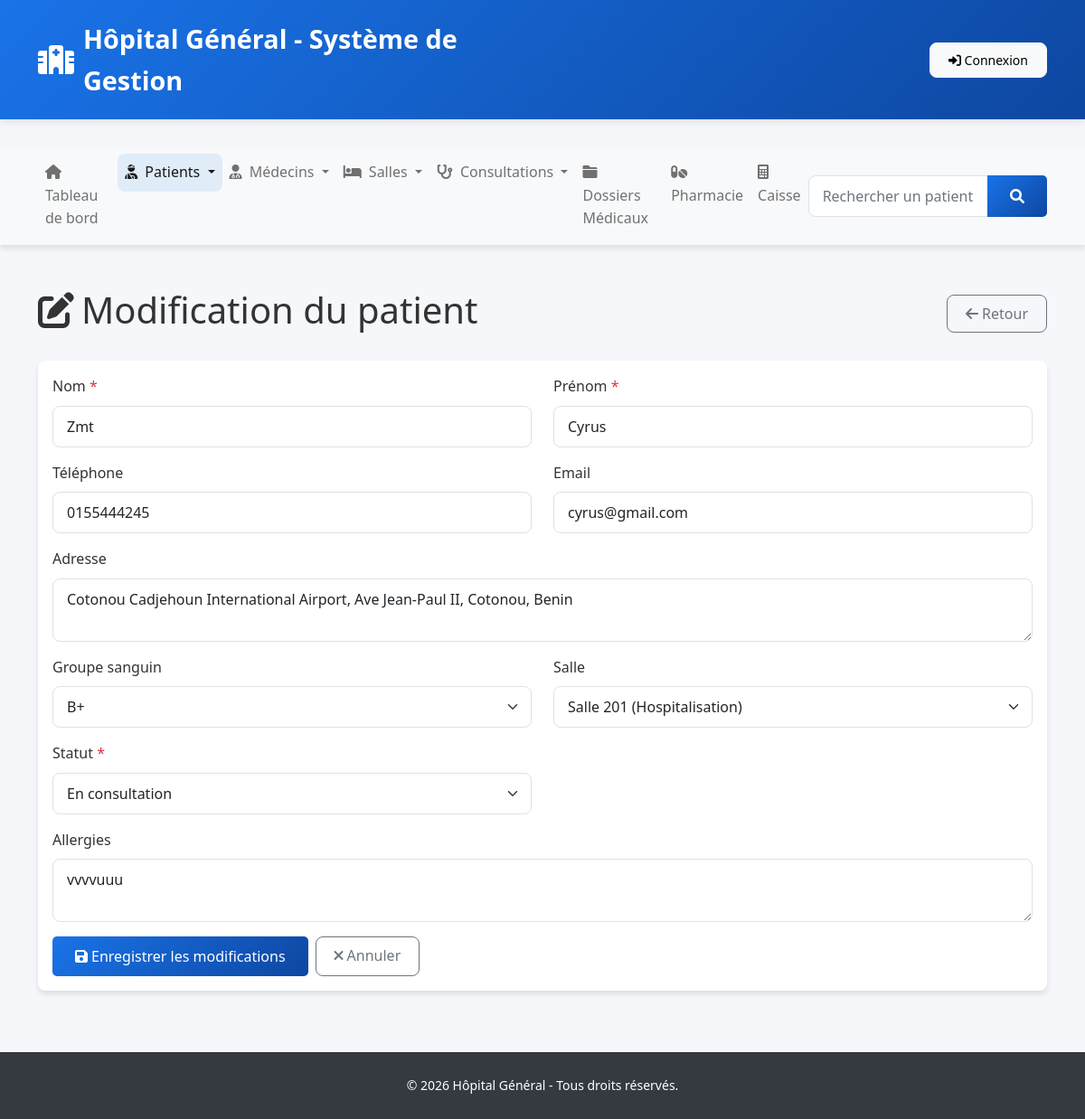
Page /modules/patients/edith.php?id=1 on the committed database.
### tables this page shows
CREATE TABLE `patient` (
  `id_patient` int NOT NULL AUTO_INCREMENT,
  `numero_dossier` varchar(50) NOT NULL,
  `nom` varchar(100) NOT NULL,
  `prenom` varchar(100) NOT NULL,
  `date_naissance` date NOT NULL,
  `sexe` enum('M','F') NOT NULL,
  `adresse` text,
  `telephone` varchar(20) DEFAULT NULL,
  `email` varchar(100) DEFAULT NULL,
  `groupe_sanguin` varchar(10) DEFAULT NULL,
  `allergies` text,
  `id_salle` int DEFAULT NULL,
  `statut` enum('En attente','En consultation','Hospitalis├®','Sorti') DEFAULT 'En attente',
  `date_admission` datetime DEFAULT CURRENT_TIMESTAMP,
  `date_sortie` datetime DEFAULT NULL,
  PRIMARY KEY (`id_patient`),
  UNIQUE KEY `numero_dossier` (`numero_dossier`),
  KEY `id_salle` (`id_salle`),
  KEY `idx_nom` (`nom`),
  KEY `idx_numero` (`numero_dossier`),
  CONSTRAINT `patient_ibfk_1` FOREIGN KEY (`id_salle`) REFERENCES `salle` (`id_salle`) ON DELETE SET NULL
);

CREATE TABLE `salle` (
  `id_salle` int NOT NULL AUTO_INCREMENT,
  `nom_salle` varchar(100) NOT NULL,
  `type_salle` enum('Hospitalisation','Urgence','Consultation','Chirurgie') NOT NULL,
  `capacite` int DEFAULT '1',
  `statut` enum('Disponible','Occup├®e','En nettoyage') DEFAULT 'Disponible',
  `date_creation` timestamp NULL DEFAULT CURRENT_TIMESTAMP,
  PRIMARY KEY (`id_salle`)
);

### config/constants.php (called while the page is built, shortened)
<?php
function getDBConnection() {
    try {
        $dsn = "mysql:host=" . DB_HOST . ";dbname=" . DB_NAME . ";charset=" . DB_CHARSET;
        $options = [
            PDO::ATTR_ERRMODE            => PDO::ERRMODE_EXCEPTION,
            PDO::ATTR_DEFAULT_FETCH_MODE => PDO::FETCH_ASSOC,
            PDO::ATTR_EMULATE_PREPARES   => false,
            PDO::MYSQL_ATTR_INIT_COMMAND => "SET NAMES utf8mb4 COLLATE utf8mb4_unicode_ci"
        ];
        $pdo = new PDO($dsn, DB_USER, DB_PASS, $options);
        return $pdo;
    } catch (PDOException $e) {
        error_log("Erreur de connexion à la base de données: " . $e->getMessage());
        die("Erreur de connexion à la base de données. Veuillez contacter l'administrateur.");
    }
}
function executeQuery($sql, $params = []) {
    $pdo = getDBConnection();
    $stmt = $pdo->prepare($sql);
    if (!empty($params)) {
        foreach ($params as $key => $value) {
            $stmt->bindValue($key, $value);
        }
    }
    $stmt->execute();
    return $stmt;
}
function fetchAll($sql, $params = []) {
    $stmt = executeQuery($sql, $params);
    return $stmt->fetchAll();
}
function fetchOne($sql, $params = []) {
    $stmt = executeQuery($sql, $params);
    return $stmt->fetch();
}
?>

### modules/patients/edith.php (the view, shortened to what this page needs)
<?php
require_once '../../includes/header.php';
$id_patient = isset($_GET['id']) ? (int)$_GET['id'] : 0;
$patient = fetchOne("SELECT * FROM patient WHERE id_patient = :id", [':id' => $id_patient]);
$salles = fetchAll("SELECT id_salle, nom_salle, type_salle FROM salle ORDER BY nom_salle ASC");
?>
<div class="d-flex justify-content-between align-items-center mb-4">
    <h1>
        <i class="fas fa-edit me-2"></i>Modification du patient
    </h1>
    <a href="view.php?id=<?php echo $id_patient; ?>" class="btn btn-outline-secondary">
        <i class="fas fa-arrow-left me-1"></i>Retour
    </a>
</div>
<div class="card shadow-sm">
    <div class="card-body">
        <form method="POST" action="">
            <div class="row">
                <div class="col-md-6 mb-3">
                    <label for="nom" class="form-label">Nom <span class="text-danger">*</span></label>
                    <input type="text" class="form-control" id="nom" name="nom"
                           value="<?php echo htmlspecialchars($patient['nom']); ?>" required>
                </div>
                <div class="col-md-6 mb-3">
                    <label for="prenom" class="form-label">Prénom <span class="text-danger">*</span></label>
                    <input type="text" class="form-control" id="prenom" name="prenom"
                           value="<?php echo htmlspecialchars($patient['prenom']); ?>" required>
                </div>
            </div>
            <div class="row">
                <div class="col-md-6 mb-3">
                    <label for="telephone" class="form-label">Téléphone</label>
                    <input type="tel" class="form-control" id="telephone" name="telephone"
                           value="<?php echo htmlspecialchars($patient['telephone']); ?>">
                </div>
                <div class="col-md-6 mb-3">
                    <label for="email" class="form-label">Email</label>
                    <input type="email" class="form-control" id="email" name="email"
                           value="<?php echo htmlspecialchars($patient['email']); ?>">
                </div>
            </div>
            <div class="mb-3">
                <label for="adresse" class="form-label">Adresse</label>
                <textarea class="form-control" id="adresse" name="adresse" rows="2"><?php echo htmlspecialchars($patient['adresse']); ?></textarea>
            </div>
            <div class="row">
                <div class="col-md-6 mb-3">
                    <label for="groupe_sanguin" class="form-label">Groupe sanguin</label>
                    <select class="form-select" id="groupe_sanguin" name="groupe_sanguin">
                        <?php foreach(['O+', 'O-', 'A+', 'A-', 'B+', 'B-', 'AB+', 'AB-'] as $groupe): ?>
                            <option value="<?php echo $groupe; ?>" <?php echo ($patient['groupe_sanguin'] === $groupe) ? 'selected' : ''; ?>>
                                <?php echo $groupe; ?>
                            </option>
                        <?php endforeach; ?>
                    </select>
                </div>
                <div class="col-md-6 mb-3">
                    <label for="id_salle" class="form-label">Salle</label>
                    <select class="form-select" id="id_salle" name="id_salle">
                        <?php foreach ($salles as $salle): ?>
                            <option value="<?php echo $salle['id_salle']; ?>"
                                    <?php echo ($patient['id_salle'] == $salle['id_salle']) ? 'selected' : ''; ?>>
                                <?php echo htmlspecialchars($salle['nom_salle'] . ' (' . $salle['type_salle'] . ')'); ?>
                            </option>
                        <?php endforeach; ?>
                    </select>
                </div>
            </div>
            <div class="row">
                <div class="col-md-6 mb-3">
                    <label for="statut" class="form-label">Statut <span class="text-danger">*</span></label>
                    <select class="form-select" id="statut" name="statut" required>
                        <option value="En consultation" <?php echo ($patient['statut'] === 'En consultation') ? 'selected' : ''; ?>>En consultation</option>
                    </select>
                </div>
            </div>
            <div class="mb-3">
                <label for="allergies" class="form-label">Allergies</label>
                <textarea class="form-control" id="allergies" name="allergies" rows="2"><?php echo htmlspecialchars($patient['allergies']); ?></textarea>
            </div>
            <div class="d-flex gap-2">
                <button type="submit" class="btn btn-hospital">
                    <i class="fas fa-save me-1"></i>Enregistrer les modifications
                </button>
                <a href="view.php?id=<?php echo $id_patient; ?>" class="btn btn-outline-secondary">
                    <i class="fas fa-times me-1"></i>Annuler
                </a>
            </div>
        </form>
    </div>
</div>
<?php
require_once '../../includes/footer.php';
?>

### assets/css/style.css (style rules this page uses)
:root { --hospital-blue: #1a73e8; --hospital-dark-blue: #0d47a1; --hospital-green: #4CAF50; --hospital-red: #f44336; --hospital-orange: #FF9800; --hospital-purple: #9C27B0; --hospital-gray: #f8f9fa; --hospital-dark: #343a40; --border-radius: 8px; --box-shadow: 0 4px 6px rgba(0, 0, 0, 0.1); --transition: all 0.3s ease; }
* { margin: 0; padding: 0; box-sizing: border-box; }
body { font-family: 'Segoe UI', Tahoma, Geneva, Verdana, sans-serif; line-height: 1.6; color: #333; background-color: #f5f7fa; min-height: 100vh; display: flex; flex-direction: column; }
.card { border: none; border-radius: var(--border-radius); box-shadow: var(--box-shadow); transition: var(--transition); margin-bottom: 20px; }
.btn { border-radius: var(--border-radius); font-weight: 500; transition: var(--transition); padding: 8px 20px; }
.btn-hospital { background: linear-gradient(135deg, var(--hospital-blue) 0%, var(--hospital-dark-blue) 100%); color: white; border: none; }
.form-control, .form-select { border-radius: var(--border-radius); border: 1px solid #dee2e6; padding: 10px 15px; transition: var(--transition); }
.form-label { font-weight: 500; margin-bottom: 8px; }
.shadow-sm { box-shadow: var(--box-shadow) !important; }

### includes/header.php (style rules this page uses)
.btn-hospital { background: linear-gradient(135deg, #1a73e8 0%, #0d47a1 100%); color: white; border: none; padding: 10px 25px; border-radius: 5px; transition: all 0.3s ease; }

### rows in the picture
patient: nom "Zmt", prenom "Cyrus", telephone "0155444245", email "cyrus@gmail.com", adresse "Cotonou Cadjehoun International Airport, Ave Jean-Paul II, Cotonou, Benin", groupe_sanguin "B+", id_salle "Salle 201 (Hospitalisation)", statut "En consultation", allergies "vvvvuuu"

### other values in the picture
$module['title'] "Tableau de bord"
$module['title'] "Patients"
$module['title'] "Médecins"
$module['title'] "Salles"
$module['title'] "Consultations"
$module['title'] "Dossiers Médicaux"
$module['title'] "Pharmacie"
$module['title'] "Caisse"
